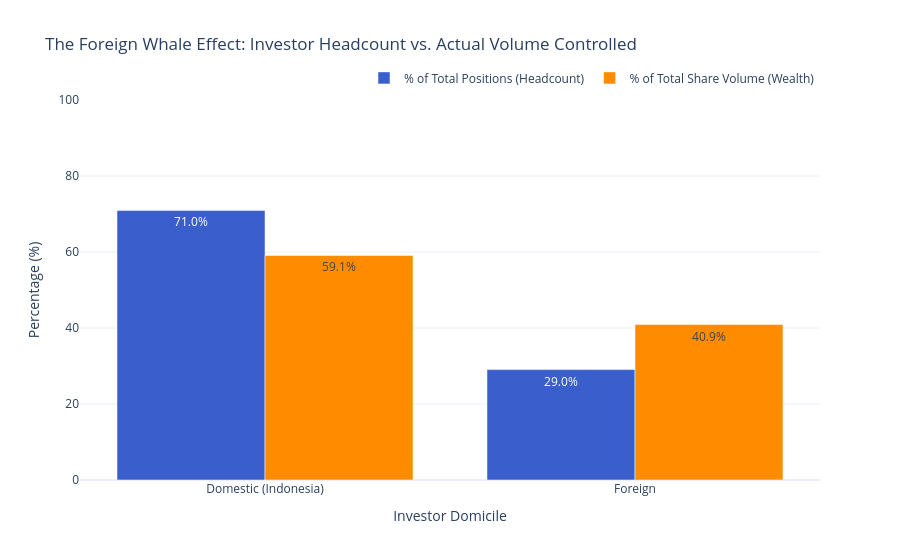

The notebook cell saved with this chart:
### Code cell
import pandas as pd
import plotly.graph_objects as go

def analyze_whale_discrepancy(df):
    # --- 1. CLEANING & CLASSIFICATION ---
    df['TOTAL_HOLDING_SHARES'] = (
        df['TOTAL_HOLDING_SHARES']
        .astype(str)
        .str.replace('.', '', regex=False)
        .str.replace(',', '.', regex=False)
    )
    df['TOTAL_HOLDING_SHARES'] = pd.to_numeric(df['TOTAL_HOLDING_SHARES'], errors='coerce')
    df['DOMICILE_CLEAN'] = df['DOMICILE'].fillna('UNKNOWN').astype(str).str.upper().str.strip()

    df['GEO_CLASSIFICATION'] = df['DOMICILE_CLEAN'].apply(
        lambda x: 'Domestic (Indonesia)' if 'INDONESIA' in x else 'Foreign'
    )

    # --- 2. CALCULATE PROPORTIONS ---
    # Percentage of Total Positions (Count)
    count_prop = df['GEO_CLASSIFICATION'].value_counts(normalize=True) * 100
    
    # Percentage of Total Share Volume
    vol_sum = df.groupby('GEO_CLASSIFICATION')['TOTAL_HOLDING_SHARES'].sum()
    vol_prop = (vol_sum / vol_sum.sum()) * 100

    # Ensure indexes align for plotting
    categories = ['Domestic (Indonesia)', 'Foreign']
    
    counts = [count_prop.get(cat, 0) for cat in categories]
    volumes = [vol_prop.get(cat, 0) for cat in categories]

    # --- 3. PLOT GROUPED BAR CHART ---
    fig = go.Figure(data=[
        go.Bar(
            name='% of Total Positions (Headcount)', 
            x=categories, 
            y=counts,
            text=[f"{val:.1f}%" for val in counts],
            textposition='auto',
            marker_color='#3A5FCD'  # Royal Blue
        ),
        go.Bar(
            name='% of Total Share Volume (Wealth)', 
            x=categories, 
            y=volumes,
            text=[f"{val:.1f}%" for val in volumes],
            textposition='auto',
            marker_color='#FF8C00'  # Dark Orange
        )
    ])

    # Customize layout to make the insight pop
    fig.update_layout(
        title='The Foreign Whale Effect: Investor Headcount vs. Actual Volume Controlled',
        barmode='group',
        xaxis_title='Investor Domicile',
        yaxis_title='Percentage (%)',
        yaxis=dict(range=[0, 100]), # Standardize y-axis to 100%
        legend=dict(
            orientation="h",
            yanchor="bottom",
            y=1.02,
            xanchor="right",
            x=1
        ),
        template='plotly_white'
    )
    
    fig.show()

    fig.write_image("images/whale_effect.png")

# Run the updated visualization
df = pd.read_csv("cleaned_ownership_data.csv")
analyze_whale_discrepancy(df)

### Figure 1 — Plotly figure (JSON) as saved in the notebook; plotly's stock layout.template omitted (floating-point values rounded to 4 significant figures)
{"data": [{"marker": {"color": "#3A5FCD"}, "name": "% of Total Positions (Headcount)", "text": ["71.0%", "29.0%"], "textposition": "auto", "type": "bar", "x": ["Domestic (Indonesia)", "Foreign"], "y": [70.95, 29.05]}, {"marker": {"color": "#FF8C00"}, "name": "% of Total Share Volume (Wealth)", "text": ["59.1%", "40.9%"], "textposition": "auto", "type": "bar", "x": ["Domestic (Indonesia)", "Foreign"], "y": [59.1, 40.9]}], "layout": {"barmode": "group", "legend": {"orientation": "h", "x": 1, "xanchor": "right", "y": 1.02, "yanchor": "bottom"}, "title": {"text": "The Foreign Whale Effect: Investor Headcount vs. Actual Volume Controlled"}, "xaxis": {"title": {"text": "Investor Domicile"}}, "yaxis": {"range": [0, 100], "title": {"text": "Percentage (%)"}}}}
